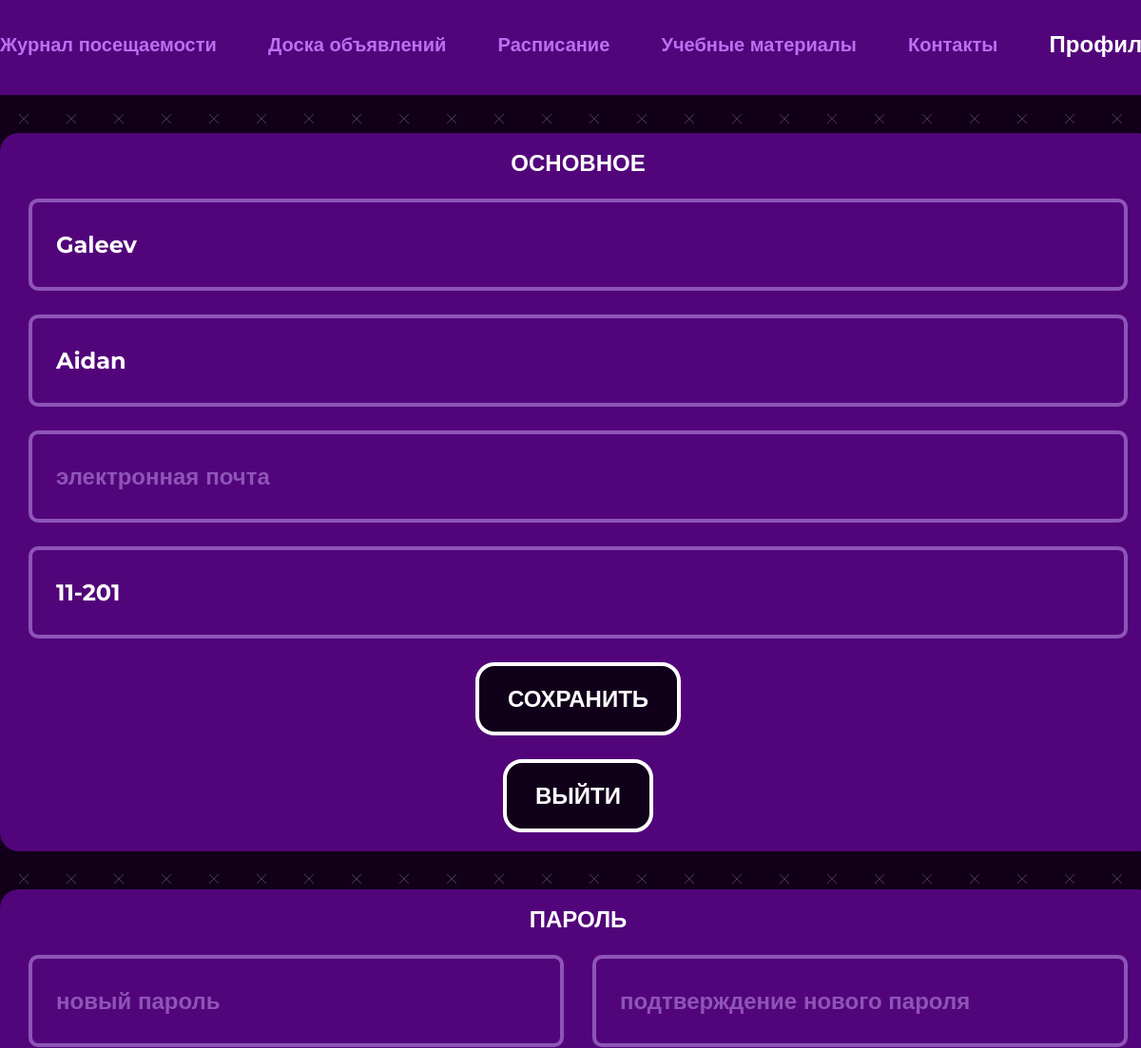
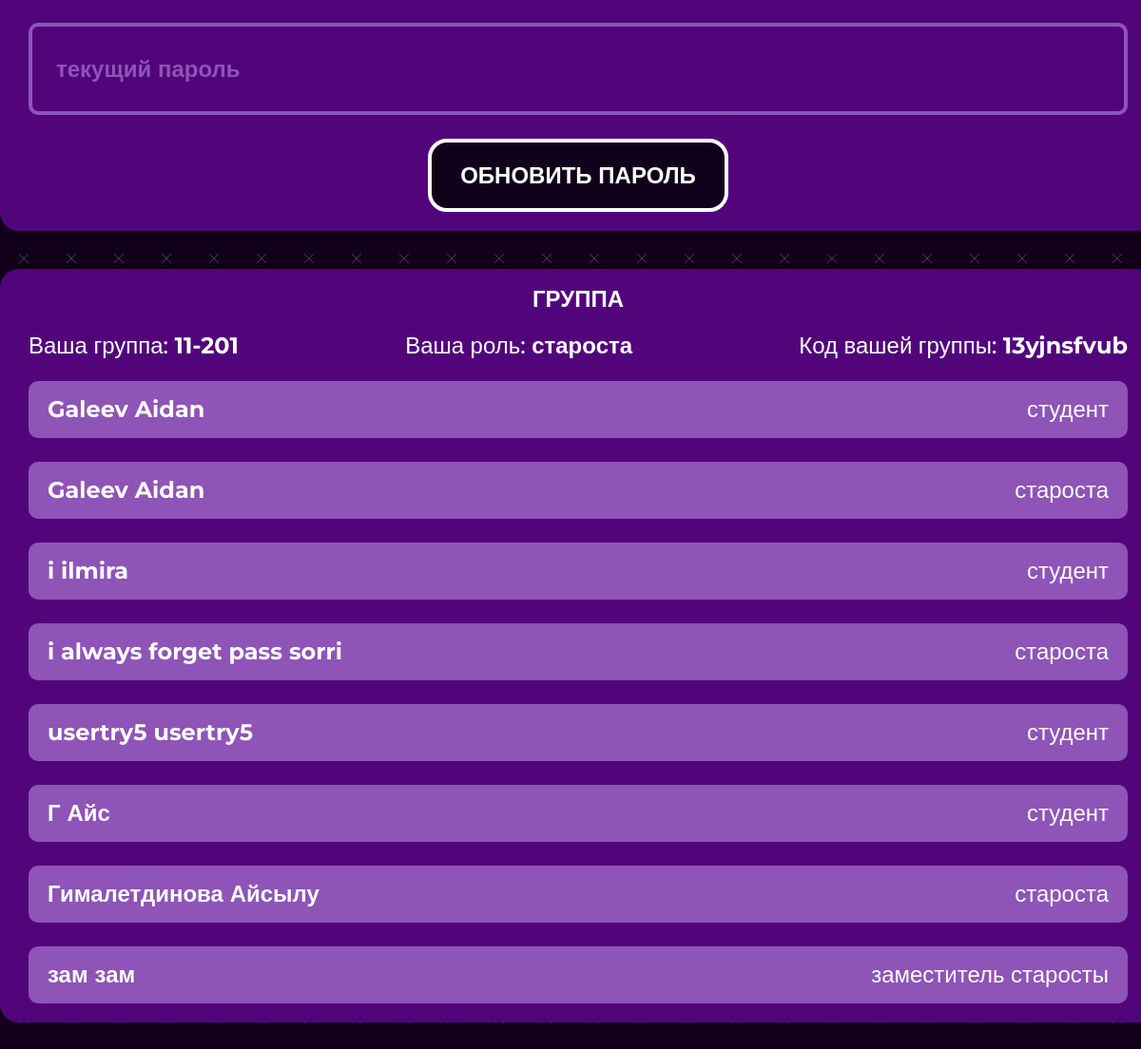
The page /profile (signed in) on the database its author committed (2 pictures, top to bottom).
### main/models.py (models this page shows, shortened)
class Room(models.Model):
    code = models.CharField(max_length=10, default=rand, primary_key=True)
    name = models.CharField(max_length=10, blank=True)
    def __str__(self):
        return self.name

class Student(models.Model):
    SIMPLE_STUDENT = 0
    STUDENT_WITH_CAPABILITIES = 1
    HEADMAN = 2
    PERMISSION = [
        (SIMPLE_STUDENT, 'Обычный студент'),
        (STUDENT_WITH_CAPABILITIES, 'Студент с дополнительными возможностями'),
        (HEADMAN, 'Староста')
    ]
    WAITING = 0
    IS_APPPROVED = 1
    NOT_APPPROVED = 2
    STATE =[
        (WAITING, "Ожидание"),
        (IS_APPPROVED, 'Одобрено'),
        (NOT_APPPROVED, "Не одобрено")
    ]
    permission = models.SmallIntegerField(choices=PERMISSION, default=SIMPLE_STUDENT)
    room = models.ForeignKey(Room, on_delete=models.CASCADE)
    user = models.OneToOneField(User, on_delete=models.CASCADE)
    state = models.SmallIntegerField(choices=STATE, default=WAITING)
    class Meta:
        ordering = ['state']

### main/views.py (the view, shortened to what this page needs)
# urls.py: path('profile', views.profile, name='profile'),
@login_required()
def profile(request):
    cur_student = get_student(request)
    STATUS = {
        0: 'студент',
        1: 'заместитель старосты',
        2: 'староста'
    }
    room_name = cur_student.room.name
    contex = {
        'navbar': 'profile',
        'cur_student': cur_student,
        'perm': cur_student.permission,
        'status': STATUS.get(cur_student.permission),
        'group': get_group(cur_student),
        'room_name': room_name,
        'STATUS': STATUS
    }
    return render(request, "main/profile.html", context=contex)

### main/views.py (called while the page is built)
@register.filter
def get_item(dict, key):
    return dict.get(key)

def get_student(request):
    return Student.objects.get(user=request.user)

def get_group(cur_student):
    group = Student.objects.filter(room=cur_student.room).order_by('user__last_name', 'user__first_name')
    return group

### main/templates/main/profile.html (shortened to what this page needs)
{% extends 'main/base.html' %}
{% load static %}
{% block content %}
  <div class="container">
    <div class="profile__container">
      <div class="profile__box">
        <h4 class="profile__title">
          ОСНОВНОЕ
        </h4>
        <form class="profile__form" action="" method="post">
          <input type="text" class="profile__input input" name="lastname" placeholder="фамилия" value="{{ user.last_name }}">
          <input type="text" class="profile__input input" name="firstname" placeholder="имя" value="{{ user.first_name }}">
          <input type="text" class="profile__input input" name="email" placeholder="электронная почта" value="{{ user.email }}">
          {% if perm == 2 %}
          <input type="text" class="profile__input input" name="room" placeholder="группа" value={{room_name}}>
          {% endif %}
          <input type="submit" class="btn" name = 'save' value="СОХРАНИТЬ">
          <form method="post">
            <input type="submit" class="btn" name = 'exit' value="ВЫЙТИ" >
          </form>
        </form>
      </div>
      <div class="profile__box">
        <h4 class="profile__title">
          ПАРОЛЬ
        </h4>
        <form class="profile__form" action="" method="post">
          <div class="profile__new-password">
            <label class="password__label" name="password">
              <input type="password" class="input password profile__password" name='password1' placeholder="новый пароль">
            </label>
            <label class="password__label" name="password">
              <input type="password" class="input password profile__password" name='password2' placeholder="подтверждение нового пароля">
            </label>
          </div>
          <label class="password__label" name="pass">
            <input type="password" class="input password profile__input" name='pass' placeholder="текущий пароль">
          </label>
          <input type="submit" class="btn" name='newpass' value="ОБНОВИТЬ ПАРОЛЬ">
        </form>
      </div>
      <div class="profile__box">
        <h4 class="profile__title">
          ГРУППА
        </h4>
        <div class="profile__group">
          <p class="profile__group-text">Ваша группа: <strong>{{ cur_student.room }}</strong></p>
          <p class="profile__group-text">Ваша роль: <strong>{{ status }}</strong></p>
          {% if perm == 2 %}
            <p class="profile__group-text">Код вашей группы: <strong>{{ cur_student.room.code }}</strong></p>
          {% endif %}
        </div>
        {% for student in group %}
        <form class="profile__person" action="" method="post">
          <p class="profile__person-name">
            {{ student.user.last_name }} {{ student.user.first_name }}
          </p>
          <p class="profile__person-status">
            {{STATUS|get_item:student.permission}}
          </p>
        </form>
        {% endfor %}
      </div>
    </div>
  </div>
{% endblock content %}

### main/static/main/css/main.css (style rules this page uses)
* { padding: 0; margin: 0; border: 0; }
*, *:before, *:after { -webkit-box-sizing: border-box; box-sizing: border-box; }
html, body { width: 100%; line-height: 1; font-size: 16px; -ms-text-size-adjust: 100%; -moz-text-size-adjust: 100%; -webkit-text-size-adjust: 100%; }
input, button, textarea { font-family: inherit; }
h1, h2, h3, h4, h5, h6, a { font-size: inherit; }
body { font-family: "Montserrat", sans-serif; background: url("./img/bg.jpg"); background-size: 50px; }
.input { color: #fff; font-weight: 700; font-size: 24px; width: 500px; padding: 30px 25px; border: 4px solid #8E54B7; border-radius: 10px; background-color: transparent; -webkit-transition: all 0.3s; transition: all 0.3s; }
.input::placeholder { color: #8E54B7; font-weight: 700; font-size: 24px; }
.btn { display: inline-block; padding: 20px 30px; background-color: #110019; border: 4px solid #FFFFFF; border-radius: 20px; font-weight: 700; font-size: 24px; color: #FFFFFF; -webkit-transition: all 0.5s; transition: all 0.5s; cursor: pointer; }
.password { padding-right: 40px; }
.password__label { position: relative; }
.container { width: 1216px; margin: 0 auto; }
.profile__container { display: -webkit-box; display: -ms-flexbox; display: flex; -webkit-box-orient: vertical; -webkit-box-direction: normal; -ms-flex-direction: column; flex-direction: column; gap: 40px; }
.profile__box { background: #52057B; border-radius: 20px; width: 1216px; padding: 20px 30px; display: -webkit-box; display: -ms-flexbox; display: flex; -webkit-box-orient: vertical; -webkit-box-direction: normal; -ms-flex-direction: column; flex-direction: column; -webkit-box-align: center; -ms-flex-align: center; align-items: center; gap: 25px; }
.profile__form { display: -webkit-box; display: -ms-flexbox; display: flex; -webkit-box-orient: vertical; -webkit-box-direction: normal; -ms-flex-direction: column; flex-direction: column; -webkit-box-align: center; -ms-flex-align: center; align-items: center; gap: 25px; }
.profile__title { font-weight: 700; font-size: 24px; color: #FFFFFF; }
.profile__input { width: 1156px; }
.profile__new-password { display: -webkit-box; display: -ms-flexbox; display: flex; -webkit-box-pack: justify; -ms-flex-pack: justify; justify-content: space-between; width: 100%; }
.profile__password { width: 563px; }
.profile__group { width: 100%; display: -webkit-box; display: -ms-flexbox; display: flex; -webkit-box-pack: justify; -ms-flex-pack: justify; justify-content: space-between; }
.profile__group-text { font-weight: 500; font-size: 24px; color: #FFFFFF; }
.profile__person { background: #8E54B7; border-radius: 10px; width: 1156px; padding: 10px 20px; display: -webkit-box; display: -ms-flexbox; display: flex; -webkit-box-pack: justify; -ms-flex-pack: justify; justify-content: space-between; -webkit-box-align: center; -ms-flex-align: center; align-items: center; height: 60px; overflow: hidden; -webkit-transition: all 1s; transition: all 1s; }
.profile__person-name { font-weight: 700; font-size: 24px; color: #FFFFFF; }
.profile__person-status { font-weight: 500; font-size: 24px; color: #FFFFFF; }

### rows shown on the page
Room: room "11-201"
Student: room "11-201", room.code "13yjnsfvub", user.last_name "Galeev", user.first_name "Aidan", permission "староста"
Student: user.last_name "Galeev", user.first_name "Aidan", permission "студент"
Student: user.last_name "i", user.first_name "ilmira", permission "студент"
Student: user.last_name "i always forget pass", user.first_name "sorri", permission "староста"
Student: user.last_name "usertry5", user.first_name "usertry5", permission "студент"
Student: user.last_name "Г", user.first_name "Айс", permission "студент"
Student: user.last_name "Гималетдинова", user.first_name "Айсылу", permission "староста"
Student: user.last_name "зам", user.first_name "зам", permission "заместитель старосты"

### other values the page prints
{{ status }} "староста"
